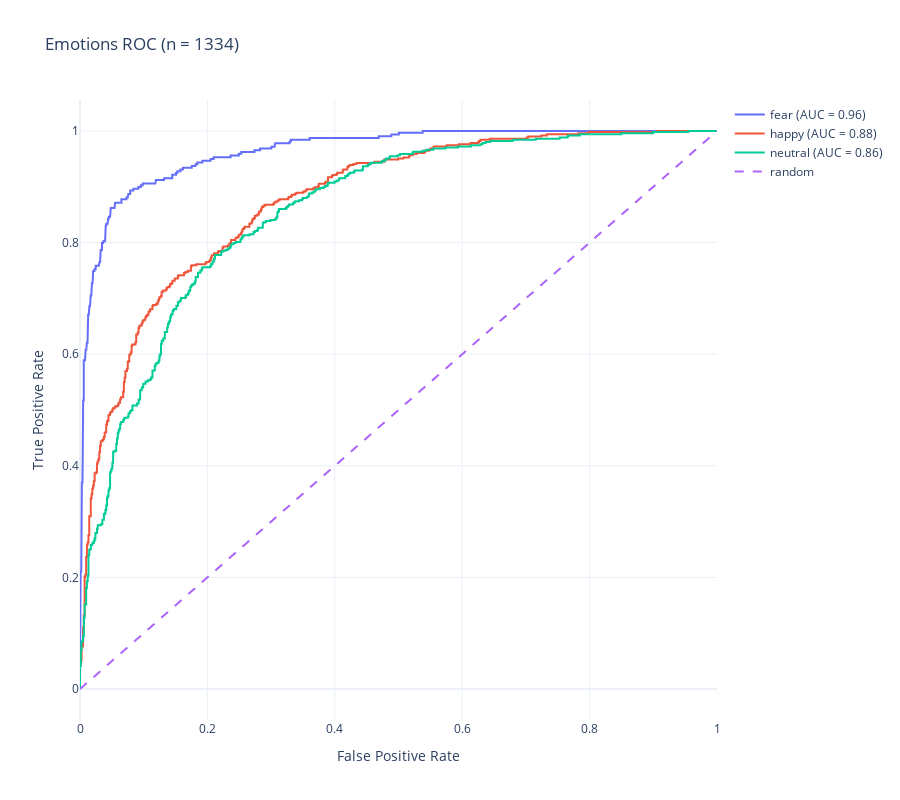

Write notebook code for a chart like this one.
### Code cell
# Compute ROC curve and AUC for each class
fpr = dict()
tpr = dict()
roc_auc = dict()

for i in range(3):
    fpr[i], tpr[i], _ = roc_curve(labels[:, i], predictions[:, i])
    roc_auc[i] = auc(fpr[i], tpr[i])
    
# Create fig
fig = go.Figure()

# Plot all ROC curves in the same figure
class_names = ["fear", "happy", "neutral"]
for i in range(3):
    fig.add_trace(go.Scatter(x=fpr[i], y=tpr[i], mode='lines', name='{0} (AUC = {1:0.2f})'.format(class_names[i], roc_auc[i])))

# Add random line.
fig.add_trace(go.Scatter(x=[0,1], y=[0,1], mode='lines', name='random', line=dict(dash='dash')))

fig.update_layout(
    template = "plotly_white",
    xaxis_title='False Positive Rate',
                    yaxis_title='True Positive Rate',
                    title=f'Emotions ROC (n = {len(predictions)})', 
                    autosize=False,
                    width=900, 
                    height=800)

fig.show()

### Figure 1 — Plotly figure (JSON) as saved in the notebook; plotly's stock layout.template omitted (floating-point values rounded to 4 significant figures; data arrays with more than 128 entries replaced by an {"elided": "..."} marker saying what was removed)
{"data": [{"mode": "lines", "name": "fear (AUC = 0.96)", "type": "scatter", "x": {"elided": "160 float values"}, "y": {"elided": "160 float values"}}, {"mode": "lines", "name": "happy (AUC = 0.88)", "type": "scatter", "x": {"elided": "378 float values"}, "y": {"elided": "378 float values"}}, {"mode": "lines", "name": "neutral (AUC = 0.86)", "type": "scatter", "x": {"elided": "406 float values"}, "y": {"elided": "406 float values"}}, {"line": {"dash": "dash"}, "mode": "lines", "name": "random", "type": "scatter", "x": [0, 1], "y": [0, 1]}], "layout": {"autosize": false, "height": 800, "title": {"text": "Emotions ROC (n = 1334)"}, "width": 900, "xaxis": {"title": {"text": "False Positive Rate"}}, "yaxis": {"title": {"text": "True Positive Rate"}}}}
